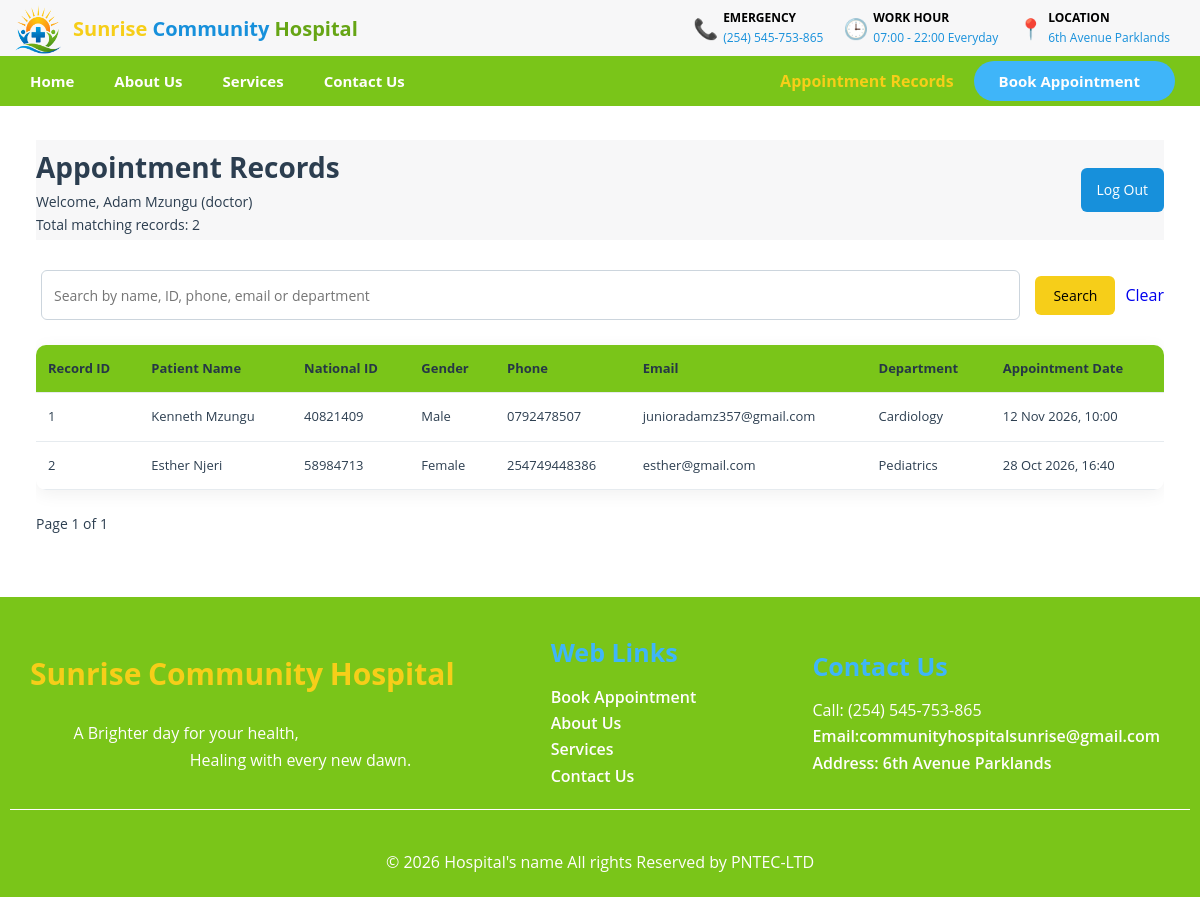
The page /appointments.php (signed in) on the database its author committed.
### tables this page shows
CREATE TABLE `appointments` (
  `appointment_id` int(11) NOT NULL,
  `patient_name` varchar(100) NOT NULL,
  `national_id` varchar(15) NOT NULL,
  `gender` enum('Male','Female') NOT NULL,
  `phone_number` varchar(15) NOT NULL,
  `email_address` varchar(100) NOT NULL,
  `department` varchar(50) NOT NULL,
  `appointment_date` datetime NOT NULL,
  `created_at` timestamp NOT NULL DEFAULT current_timestamp()
);

### appointments.php (the view, shortened to what this page needs)
<?php
require __DIR__ . '/db.php';
function h(string $value): string
{
    return htmlspecialchars($value, ENT_QUOTES, 'UTF-8');
}
$search = trim((string) ($_GET['search'] ?? ''));
$page = filter_input(INPUT_GET, 'page', FILTER_VALIDATE_INT);
$page = max(1, $page ?: 1);
$perPage = 20;
$offset = ($page - 1) * $perPage;
$where = '';
$params = [];
$countStmt = $pdo->prepare('SELECT COUNT(*) FROM appointments' . $where);
$countStmt->execute($params);
$totalRecords = (int) $countStmt->fetchColumn();
$totalPages = max(1, (int) ceil($totalRecords / $perPage));
$sql = 'SELECT appointment_id, patient_name, national_id, gender, phone_number,
               email_address, department, appointment_date
        FROM appointments'
        . $where .
        ' ORDER BY appointment_date DESC LIMIT :limit OFFSET :offset';
$stmt = $pdo->prepare($sql);
$stmt->bindValue(':limit', $perPage, PDO::PARAM_INT);
$stmt->bindValue(':offset', $offset, PDO::PARAM_INT);
$stmt->execute();
$appointments = $stmt->fetchAll();
$role = $_SESSION['staff_role'] ?? '';
$departmentNames = [
    'general' => 'General Medicine',
    'pediatrics' => 'Pediatrics',
    'cardiology' => 'Cardiology',
    'maternity' => 'Obstetrics & Gynecology',
    'neurology' => 'Neurology',
    'dental' => 'Dental Care'
];
?>
<!DOCTYPE html>
<html lang="en">
<head>
    <link rel="stylesheet" href="styles.css">
</head>
<body>
    <div class="page-elements">
        <header>
            <div class="title-bar">
                <div class="logo_name">
                    <a href="index.html" class="logo_as_link" target="_self">
                        <img src="images/sunrise_logo.png" alt="sunrise logo" class="logo">
                        <div class="hospital-name">
                            <p>
                                <span class="sunrise">Sunrise </span>
                                <span class="community">Community</span>
                                <span class="hospital">Hospital</span>
                            </p>
                        </div>
                    </a>
                </div>
                <div class="header-details-container">
                    <div class="hospital_contact">
                        <div class="info_widgets">&#128222;</div>
                        <div class="head-info">
                            <div class="info_text">EMERGENCY</div>
                            <div class="info-item">(254) 545-753-865</div>
                        </div>
                    </div>
                    <div class="work_hour">
                        <div class="info_widgets">&#x1F552;</div>
                        <div class="head-info">
                            <div class="info_text">WORK HOUR</div>
                            <div class="info-item">07:00 - 22:00 Everyday</div>
                        </div>
                    </div>
                    <div class="location">
                        <div class="info_widgets">&#128205;</div>
                        <div class="head-info">
                            <div class="info_text">LOCATION</div>
                            <div class="hospital-area">
                                <a href="https://maps.app.goo.gl/b62ZyZZxRLboZtiKA" target="_blank" class="map_link">6th Avenue Parklands</a>
                            </div>
                        </div>
                    </div>
                </div>
            </div>
            <div class="nav-bar">
                <nav class="nav-links">
                    <ul>
                        <li><a href="index.html" target="_self" class="page">Home</a></li>
                        <li><a href="About_Us.html" target="_self" class="page">About Us</a></li>
                        <li><a href="Services.html" target="_self" class="page">Services</a></li>
                        <li><a href="Contact_Us.html" target="_self" class="page">Contact Us</a></li>
                    </ul>
                </nav>
                <div class="appointment">
                    <span style="color:#f6ce19" class="page">Appointment Records</span>
                    <button type="button" name="appointment">
                        <a href="Appointment.html" target="_self" class="page1">Book Appointment</a>
                    </button>
                </div>
            </div>
        </header>
        <main class="records-page">
            <header class="records-heading">
                <div>
                    <h1>Appointment Records</h1>
                    <p>
                        Welcome, <?= h((string) ($_SESSION['staff_name'] ?? 'Staff')) ?>
                        (<?= h($role) ?>)
                    </p>
                    <p>Total matching records: <?= $totalRecords ?></p>
                </div>
                <nav class="records-actions">
                    <a href="logout.php">Log Out</a>
                </nav>
            </header>
            <form class="records-search" method="get" action="appointments.php">
                <input type="search" name="search" value="<?= h($search) ?>" placeholder="Search by name, ID, phone, email or department" aria-label="Search appointment records">
                <button type="submit">Search</button>
                <a href="appointments.php">Clear</a>
            </form>
            <div class="records-table-wrap">
                <table class="records-table">
                    <thead>
                        <tr>
                            <th>Record ID</th>
                            <th>Patient Name</th>
                            <th>National ID</th>
                            <th>Gender</th>
                            <th>Phone</th>
                            <th>Email</th>
                            <th>Department</th>
                            <th>Appointment Date</th>
                        </tr>
                    </thead>
                    <tbody>
                    <?php if (!$appointments): ?>
                        <tr>
                            <td colspan="<?= $role === 'admin' ? 9 : 8 ?>">No appointment records found.</td>
                        </tr>
                    <?php else: ?>
                        <?php foreach ($appointments as $appointment): ?>
                            <tr>
                                <td><?= (int) $appointment['appointment_id'] ?></td>
                                <td><?= h($appointment['patient_name']) ?></td>
                                <td><?= h($appointment['national_id']) ?></td>
                                <td><?= h(ucfirst($appointment['gender'])) ?></td>
                                <td><?= h($appointment['phone_number']) ?></td>
                                <td><?= h($appointment['email_address']) ?></td>
                                <td><?= h($departmentNames[$appointment['department']] ?? $appointment['department']) ?></td>
                                <td><?= h(date('d M Y, H:i', strtotime($appointment['appointment_date']))) ?></td>
                            </tr>
                        <?php endforeach; ?>
                    <?php endif; ?>
                    </tbody>
                </table>
            </div>
            <nav class="records-pagination" aria-label="Appointment pages">
                <span>Page <?= $page ?> of <?= $totalPages ?></span>
            </nav>
        </main>
        <footer>
            <div class="footer-row1">
                <div class="name-motto">
                    <div class="footer-name">
                        <a href="index.html" class="hospital-name" target="_self">
                            <h2 class="footer_name">
                                <span class="sunrise">Sunrise</span>
                                <span class="community">Community</span>
                                <span class="hospital">Hospital</span>
                            </h2>
                        </a>
                    </div>
                    <div class="footer-motto">
                        <pre>A Brighter day for your health,
                            Healing with every new dawn.</pre>
                    </div>
                </div>
                <div class="web-links">
                    <h2>Web Links</h2>
                    <a href="Appointment.html" target="_self" class="page">Book Appointment</a>
                    <a href="About_Us.html" target="_self" class="page">About Us</a>
                    <a href="Services.html" target="_self" class="page">Services</a>
                    <a href="Contact_Us.html" target="_self" class="page">Contact Us</a>
                </div>
                <div class="contact-info" >
                    <h2>Contact Us</h2>
                    <div class="number">
                        Call: (254) 545-753-865
                    </div>
                    <div>
                        <a href="mailto:communityhospitalsunrise@gmail.com" class="page">Email:communityhospitalsunrise@gmail.com</a>
                    </div>
                    <div>
                        <a href="https://maps.app.goo.gl/b62ZyZZxRLboZtiKA" target="_blank" class="page" >Address: 6th Avenue Parklands</a>
                    </div>
                </div>
            </div>
            <div class="copyright-container">
                <div class="copyright">
                    <p>&#169; 2026 Hospital's name All rights Reserved by PNTEC-LTD</p>
                </div>
            </div>
        </footer>
    </div>
</body>
</html>

### appointments.php (style rules this page uses)
.records-page { width: 94%; max-width: 1500px; margin: 40px auto; color: #2c3e50; }
.records-heading { display: flex; justify-content: space-between; align-items: center; flex-wrap: wrap; gap: 15px; margin-bottom: 25px; }
.records-heading h1 { font-size: 2.8rem; }
.records-heading p { font-size: 1.4rem; }
.records-actions { display: flex; gap: 12px; flex-wrap: wrap; }
.records-actions a { padding: 10px 16px; border-radius: 6px; background: var(--secondary-color); color: #fff; text-decoration: none; font-size: 1.4rem; }
.records-search { display: flex; justify-content: center; align-items: center; gap: 10px; margin-bottom: 20px; }
.records-search input { flex: 1; min-width: 0; padding: 12px; border: 1px solid #ccd5dd; border-radius: 6px; font-size: 1.4rem; }
.records-search button { border: 0; border-radius: 6px; padding: 10px 18px; background: var(--primary-color); cursor: pointer; font-size: 1.4rem; }
.records-search a { text-decoration: none; }
.records-table-wrap { overflow-x: auto; background: #fff; border-radius: 10px; box-shadow: 0 4px 18px rgba(0,0,0,.06); }
.records-table { width: 100%; border-collapse: collapse; min-width: 1050px; }
.records-table th, .records-table td { padding: 13px 12px; text-align: left; border-bottom: 1px solid #e6ebef; font-size: 1.3rem; vertical-align: top; }
.records-table th { background: var(--navbar-color); color: #263746; }
.records-table td { overflow-wrap: anywhere; }
.records-pagination { display: flex; gap: 14px; align-items: center; margin: 22px 0; font-size: 1.4rem; }

### rows shown on the page
appointments: appointment_id "1", patient_name "Kenneth Mzungu", national "40821409", gender "Male", phone_number "0792478507", email_address "junioradamz357@gmail.com", department "Cardiology", appointment_date "12 Nov 2026, 10:00"
appointments: appointment_id "2", patient_name "Esther Njeri", national "58984713", gender "Female", phone_number "254749448386", email_address "esther@gmail.com", department "Pediatrics", appointment_date "28 Oct 2026, 16:40"

### other values the page prints
$_SESSION['staff_name'] "Adam Mzungu"
$role "doctor"
$totalRecords "2"
$page "1"
$totalPages "1"
